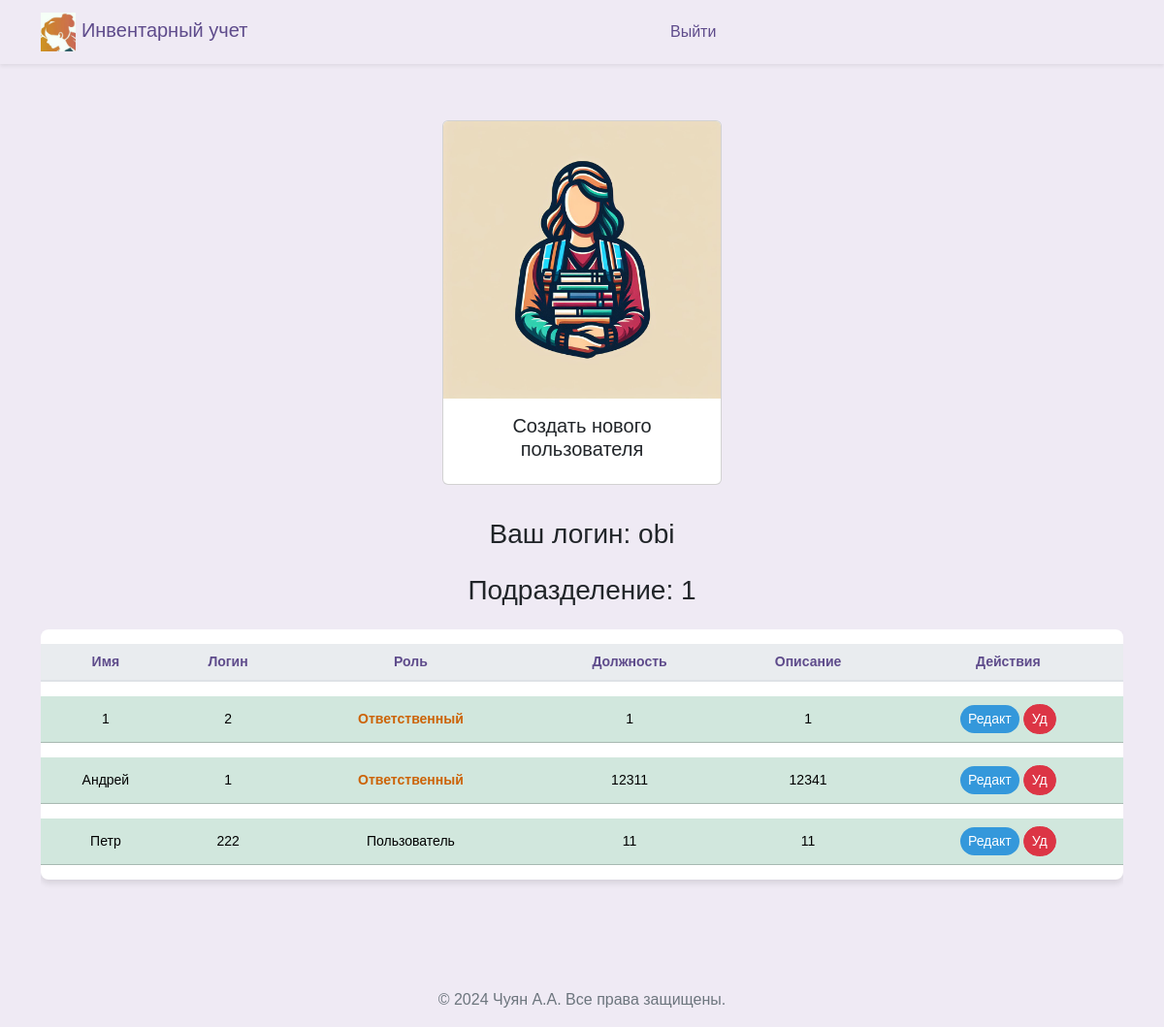
The page /workers (signed in) on the database as committed earlier.
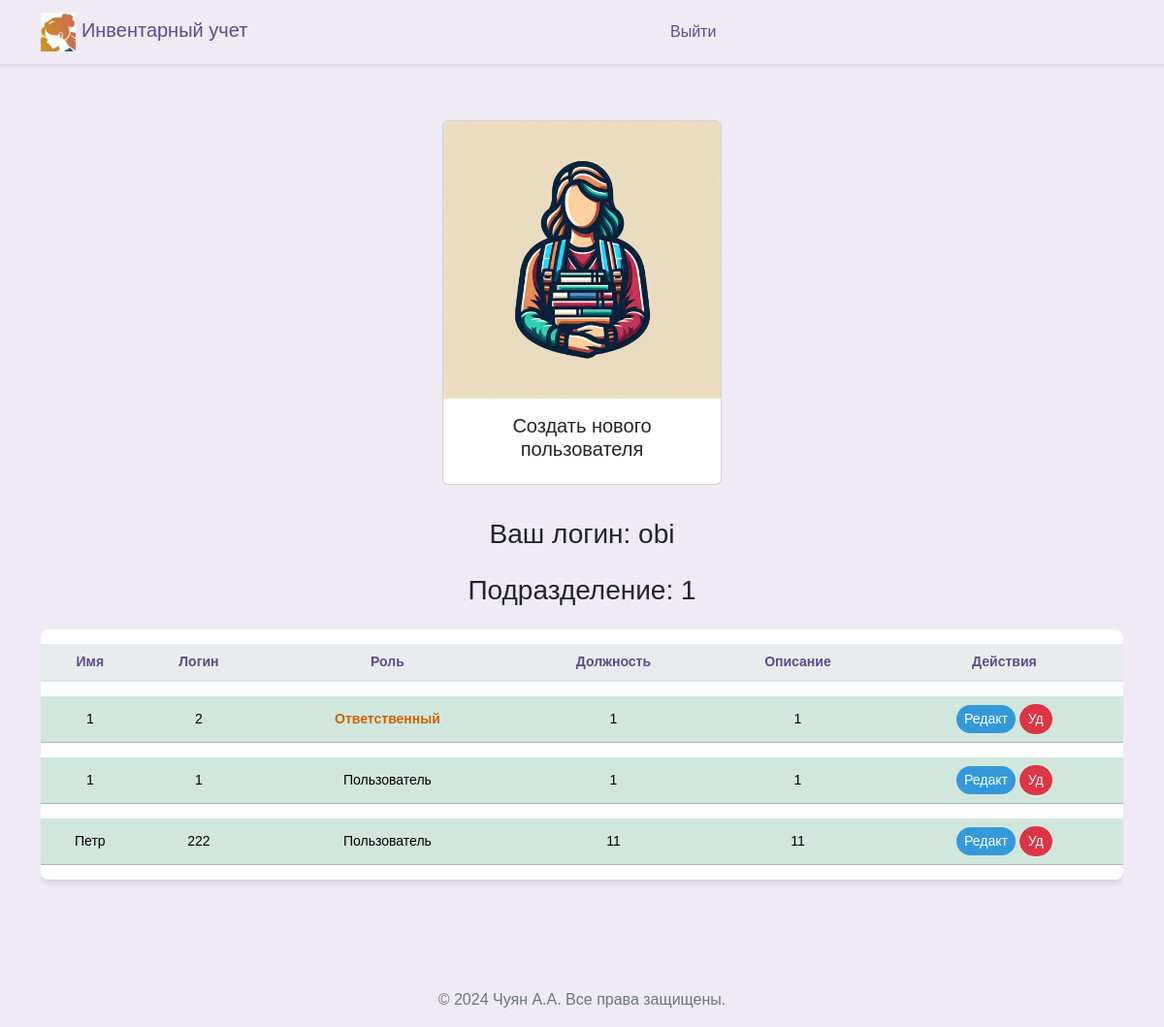
The same page on the database as committed later.
### src/database/models.py (models this page shows, shortened)
class Worker(Base):
    __tablename__ = "worker"
    id = Column(Integer, primary_key=True)
    role = Column(Enum(Role), default=Role.guest)
    fio = Column(String)
    name = Column(String, unique=True)
    password = Column(String)
    department = Column(String)
    position = Column(String)
    description = Column(String, default=None)
    conn_worker_arm = relationship(
        "Arm", back_populates="conn_arm_worker"
    )

### src/frontend/router.py (the view)
@router.get("/workers")
async def get_workers(
    request: Request,
    worker: Worker = Depends(get_worker_or_redirect),
    session: AsyncSession = Depends(get_session),
):
    data = await CRUDWorker.get_all_worker_sorted(session)
    return templates.TemplateResponse(
        "workers/index.html",
        {"request": request, "worker": worker, "data": data},
    )

### src/frontend/template/workers/index.html (shortened to what this page needs)
{% extends "base/base.html" %}
{% block content %}
<head>
</head>
<div class="d-flex justify-content-center align-items-center">
  <a class="nav-link" href="#" data-bs-toggle="modal" data-bs-target="#createWorkerModal" data-bs-workerdepartment="{{worker.department}}">
    <div class="card" style="width: 18rem; margin: 10px;">
      <img src="../frontend/assets/img/workers.jpg" class="card-img-top" alt="...">
      <div class="card-body">
        <h5 class="card-title" style="text-align: center;">Создать нового пользователя</h5>
      </div>
    </div>
  </a>
</div>
<div class="row ">
  <div class="col-12">
    <h3 class="mb-4" style="margin-bottom: 60px; text-align: center;">Ваш логин: {{ worker.name }}</h3>
    <h3 class="mb-4" style="margin-bottom: 60px; text-align: center;">Подразделение: {{ worker.department }}</h3>
    <div class="table-responsive">
      <table class="table table-hover table-shadow table-rounded ">
        <thead>
          <tr>
            <th scope="col" >Имя</th>
            <th scope="col" >Логин</th>
            <th scope="col" >Роль</th>
            <th scope="col" >Должность</th>
            <th scope="col" >Описание</th>
            <th scope="col" >Действия</th>
          </tr>
        </thead>
        <tbody class="text-center">
          {% for worker_tuple in data %}
            {% set workers = worker_tuple %}
              {% if workers.department == worker.department and workers.role.name != "admin"%}
                <tr class="table-success " >
                  <td>{{ workers.fio }}</td>
                  <td>{{ workers.name }}</td>
                  <td>{% if workers.role.name == 'user' %}<span class="orange-bold-text">Ответственный</span>{% elif workers.role.name == 'admin' %}<span class="red-bold-text">Администратор</span> {% else %}Пользователь{% endif %}</td>
                  <td>{{ workers.position }}</td>
                  <td>{{ workers.description }}</td>
                  <td>
                    <button type="button" class="btn btn-primary btn-sm" style="background-color: #3498db; color: white;"
                      data-bs-toggle="modal"
                      data-bs-target="#updateModal"
                      data-bs-1="{{workers.fio}}"
                      data-bs-2="{{workers.name}}"
                      data-bs-3="{{workers.position}}"
                      data-bs-4="{{workers.description}}"
                      data-bs-5= "{{workers.id}}"
                      data-bs-6= "{{workers.department}}"
                      data-bs-7= "{{workers.role}}">
                      Редакт
                    </button>
                    <button type="button" class="btn btn-danger btn-sm" style="color: white;"
                      onclick="deleteWorker('{{ workers.id }}')">
                      Уд
                    </button>
                  </td>
                </tr>
                {% endif %}
          {% endfor %}
        </tbody>
      </table>
    </div>
  </div>
</div>
{% endblock %}

Rows that differ between the two databases and show on the page:
removed Worker: fio "Андрей", name "1", role "Ответственный", position "12311", description "12341"
added Worker: fio "1", name "1", role "Пользователь", position "1", description "1"
